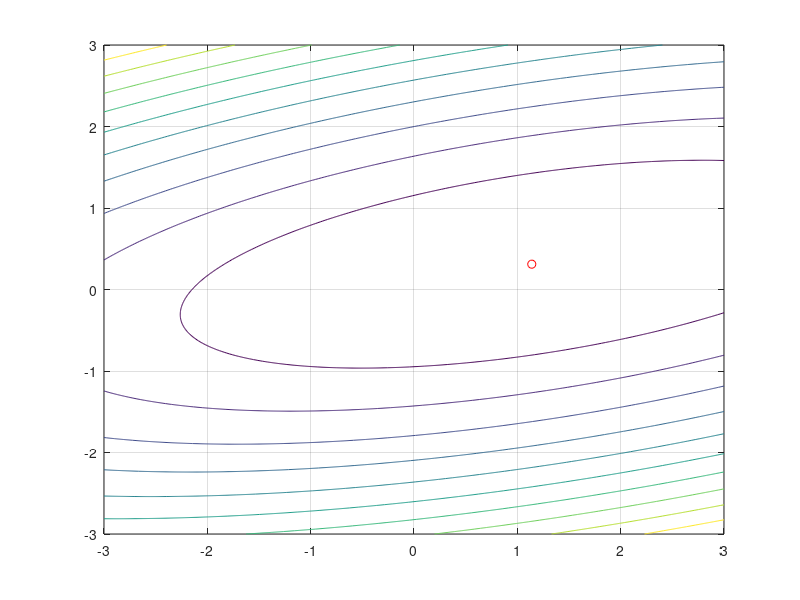

MATLAB code for this plot: (Note: this script raises an error after producing the figure.)
%% WARNING! THIS CODE NEEDS TO BE BEAUTIFIED!!

theta = 2.000116726443145e-01;
rot = [cos(theta),sin(theta);-sin(theta),cos(theta)];
A = [1,0;0,10];
A = rot'*A*rot;
f = [1;1];
uexact = A\f

phi = @(x,y,A,f)  0.5*A(1,1)*x.^2 +0.5*A(2,2)*y.^2 + A(1,2)*x.*y - f(1)*x - f(2)*y;

[X,Y] = meshgrid(-3:0.01:3);
EE = phi(X,Y,A,f);
contour(X,Y,EE);
grid on
hold on

fg = figure(1);

plot(uexact(1),uexact(2),'ro')
hold on

u = [2;1];
for i=1:2000
   r = f - A*u;
   p = prec(r);
   Ap = A*p;
   t = (r'*p)/(p'*Ap);
   unew = u + t*p;
   plot( [u(1),unew(1)],[u(2),unew(2)], 'rx-' )
   hold on

   nerror = norm( unew - uexact );
   fprintf(' %d %g \n ', i, nerror );

   if nerror < 1e-6
       fprintf('Solution found after %d iterations! \n ', i)
       break
   end
   u = unew;
end

%% Octave output - make it matlab
% print( fg, 'SteepestDescent.pdf', '-dpdflatex' );

hold off

function p = prec( r )
    p = r;
end
